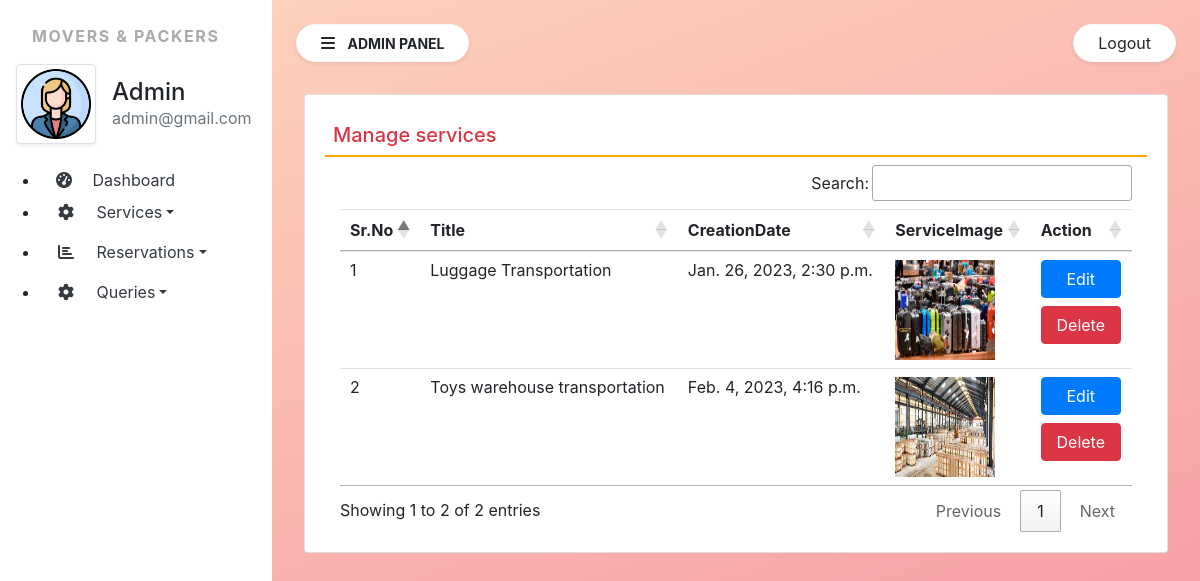
/manage_services (signed in), run on the app's committed database.
### moverspackers/models.py (models this page shows, shortened)
class Services(models.Model):
    title = models.CharField(max_length=200, null=True)
    description = models.CharField(max_length=5000, null=True)
    image = models.FileField(null=True)
    creationdate = models.DateTimeField(auto_now_add=True)

### moverspackers/views.py (the view)
# urls.py: path('manage_services',manage_services, name="manage_services"),
def manage_services(request):
    if not request.user.is_authenticated:
        return redirect('admin_login')
    services = Services.objects.all()  # all
    return render(request,'manage_services.html',locals())

### moverspackers/templates/manage_services.html (shortened to what this page needs)
{% extends 'admin_base.html' %}
{% block main %}
<div class="card m-2">
    <div class="card-body">
        <h5 class="p-2 text-danger" style="border-bottom:2px solid orange">Manage services</h5>
        <div class="container-fluid">
            <table class="table table-border" id="example">
                <thead>
                  <tr>
                      <th>Sr.No</th>
                      <th>Title</th>
                      <th>CreationDate</th>
                      <th>ServiceImage</th>
                      <th>Action</th>
                  </tr>
                </thead>
                <tbody>
                   {% for i in services %}
                    <tr>
                        <td>{{forloop.counter}}</td>
                        <td>{{i.title}}</td>
                        <td>{{i.creationdate}}</td>
                        <td><img src ="{{i.image.url}}" width="100" height="100"></td>
                        <td><a href="{% url 'edit_services' i.id %}" class="btn btn-primary" style="width:80px">Edit</a>
                        <br><a href="{% url 'delete_services' i.id %}" class="btn btn-danger mt-2"  style="width:80px"
                            onclick="return confirm('Are you Sure ?')">Delete</a>
                        </td>
                    </tr>
                   {% endfor %}
                </tbody>
            </table>
        </div>
    </div>
</div>
{% endblock %}

### moverspackers/templates/admin_base.html (shortened to what this page needs)
{% load static %}
<html>
<head>
  <link rel="stylesheet" href="https://cdn.jsdelivr.net/npm/bootstrap@4.6.1/dist/css/bootstrap.min.css">
<link rel="stylesheet" href="{% static 'css/sidebar.css' %}">
<link rel="stylesheet" href="https://use.fontawesome.com/releases/v5.8.1/css/all.css">
<link rel="stylesheet" href="path/to/font-awesome/css/font-awesome.min.css">
  <link rel="stylesheet" href="https://cdn.datatables.net/1.13.1/css/jquery.dataTables.min.css">
<link rel="stylesheet" href="https://cdn.datatables.net/buttons/2.3.2/css/buttons.dataTables.min.css">
</head>
<body>
<div class="bg-white vertical-nav" id="sidebar" >
<div class="py-4 px-3 bg-white">
    <p class="font-weight-bold text-uppercase px-3 sidebars-title">Movers & Packers</p>
  <div class="media d-flex align-items-center">
      <img src="/static/images/log.png" width="80" height="80" class="mr-3 img-thumbnail shadow-sm">
    <div class="media-body">
      <h4 class="mb-0">Admin</h4>
      <p class="text-muted mb-0">{{request.user.email}}</p>
    </div>
  </div>
</div>
  <ul class="nav-flex-column bg-white">
    <li class="nav-item px-3">
      <a href="{% url 'admin_home' %}" class="text-dark" >
        <i class="fa fa-tachometer-alt  mr-3" aria-hidden="true"></i>
        Dashboard</a>
    </li>
    <li class="nav-item dropdown">
      <a href="#" class="nav-link dropdown-toggle text-dark" id="navbardrop" data-toggle="dropdown">
        <i class="fa fa-cog  fa-fw mr-3"></i>
        Services</a>
    </li>
        <li class="nav-item dropdown">
      <a href="#" class="nav-link dropdown-toggle text-dark" id="navbardrop" data-toggle="dropdown">
        <i class="fas fa-chart-bar fa-fw mr-3 "></i>
        Reservations</a>
    </li>
      <li class="nav-item dropdown">
      <a href="#" class="nav-link dropdown-toggle text-dark" id="navbardrop" data-toggle="dropdown">
        <i class="fa fa-cog  fa-fw mr-3"></i>
        Queries</a>
    </li>
  </ul>
</div>
<div class="page-content p-4" id="content">
  <a href="{% url 'logout' %}" title="logout" class="btn btn-light bg-white rounded-pill shadow-sm px-4 mb-4 float-right">Logout</a>
  <button id="sidebarCollapse" type="button" class="btn btn-light bg-white rounded-pill shadow-sm px-4 mb-4">
    <i class="fas fa-bars mr-2"></i>
    <small class="text-uppercase font-weight-bold">Admin Panel</small>
  </button>
  {% block main %}
  {% endblock %}
</div>
</body>
</html>

### moverspackers/static/css/sidebar.css (style rules this page uses)
.sidebars-title { letter-spacing:0.1em; color:#aaa }
body { background-image: linear-gradient(-20deg, #f794a4 0%, #fdd6bd 100%); min-height:100vh; }
.vertical-nav { min-width:17rem; width:17rem; height:100vh; position:fixed; top:0; left:0; transition:all 0.4s }
.page-content { width:calc(100%-17rem); margin-left:17rem; transition:all 0.4s }

### data on the page
Services: title "Luggage Transportation", creationdate "Jan. 26, 2023, 2:30 p.m.", image (picture)
Services: title "Toys warehouse transportation", creationdate "Feb. 4, 2023, 4:16 p.m.", image (picture)

### other printed values
{{ request.user.email }} "admin@gmail.com"
